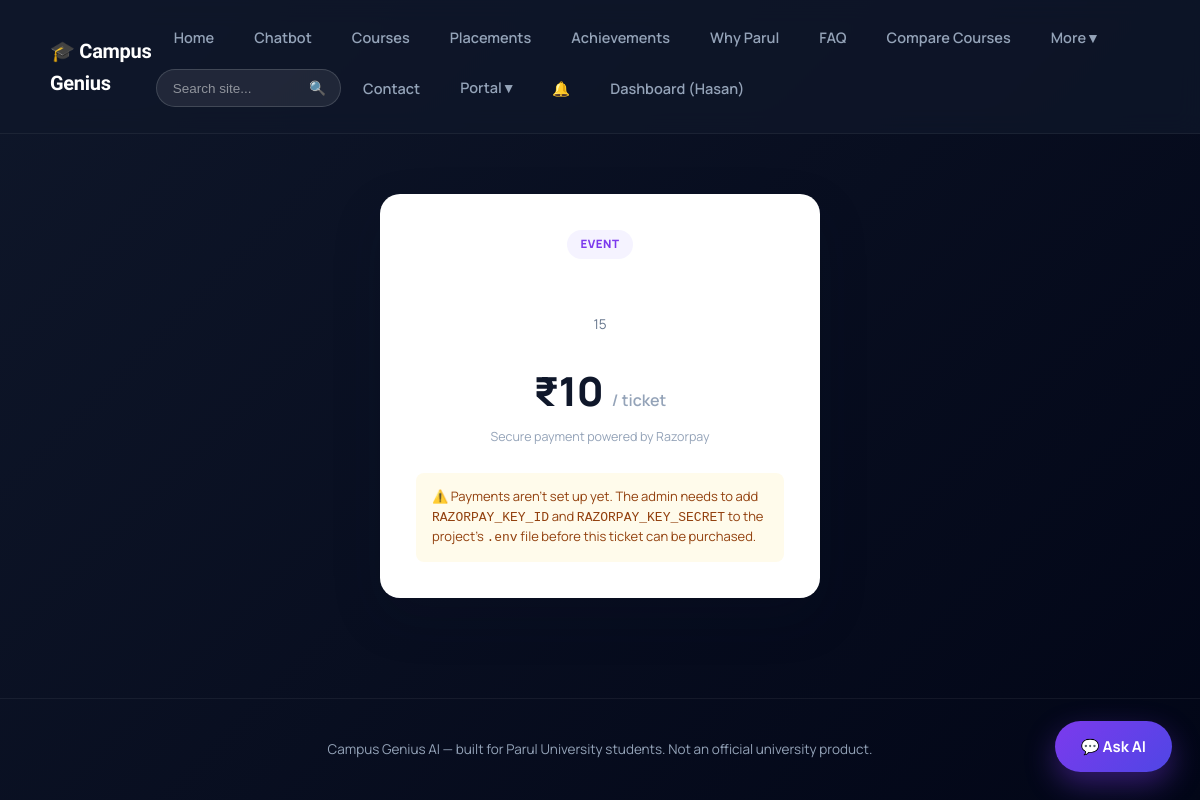
Page /portal/checkout/1 (signed in) on the committed database.
### tables this page shows
CREATE TABLE students (
            id INTEGER PRIMARY KEY AUTOINCREMENT,
            student_id TEXT UNIQUE NOT NULL,
            name TEXT NOT NULL,
            password_hash TEXT NOT NULL,
            course TEXT,
            created_at TIMESTAMP DEFAULT CURRENT_TIMESTAMP
        , security_question TEXT, security_answer_hash TEXT);

CREATE TABLE activities (
            id INTEGER PRIMARY KEY AUTOINCREMENT,
            kind TEXT NOT NULL,               -- 'event' | 'course' | 'facility'
            title TEXT NOT NULL,
            description TEXT,
            schedule_text TEXT,               -- e.g. "12 Aug, 6:00 PM" or "Mon/Wed 7-8 AM"
            capacity INTEGER DEFAULT 0,        -- 0 = unlimited
            price INTEGER DEFAULT 0,           -- rupees, 0 = free (instant booking)
            created_at TIMESTAMP DEFAULT CURRENT_TIMESTAMP
        );

### backend/app.py (the view)
@app.route("/portal/checkout/<int:activity_id>")
@login_required
def portal_checkout(activity_id):
    activity = portal.get_activity(activity_id)
    if not activity or not activity["price"]:
        flash("This item doesn't require payment.")
        return redirect(url_for("dashboard"))
    info = ACTIVITY_PAGE_INFO[activity["kind"]]
    already_booked = activity_id in portal.get_student_booked_activity_ids(
        current_user.student_id, activity["kind"]
    )
    if already_booked:
        flash("You've already booked this.")
        return redirect(url_for(info["endpoint"]))
    return render_template(
        "portal_checkout.html",
        activity=activity,
        payments_configured=payments.is_configured()
    )

### backend/app.py (called while the page is built, shortened)
@app.after_request
def set_security_headers(response):
    response.headers["X-Content-Type-Options"] = "nosniff"
    response.headers["X-Frame-Options"] = "DENY"
    response.headers["Referrer-Policy"] = "strict-origin-when-cross-origin"
    if request.path.startswith("/static/"):
        response.headers["Cache-Control"] = "public, max-age=604800"  # 7 days
    return response

@app.context_processor
def inject_csrf_token():
    return {"csrf_token": lambda: security.generate_csrf_token(session)}

@app.before_request
def enforce_csrf():
    if request.method != "POST":
        return None

@login_manager.user_loader
def load_user(user_id):
    return get_student_by_id(user_id)

### backend/auth.py (called while the page is built)
def get_student_by_id(user_id):
    conn = get_connection()
    row = conn.execute(
        "SELECT * FROM students WHERE id = ?",
        (user_id,)
    ).fetchone()
    conn.close()
    return Student(row) if row else None

### backend/database.py (called while the page is built)
def get_connection():
    conn = sqlite3.connect(DB_PATH)
    conn.row_factory = sqlite3.Row
    return conn

### backend/payments.py (called while the page is built)
def is_configured():
    return bool(RAZORPAY_KEY_ID and RAZORPAY_KEY_SECRET)

### backend/portal.py (called while the page is built)
def get_activity(activity_id):
    conn = get_connection()
    row = conn.execute(
        "SELECT * FROM activities WHERE id = ?", (activity_id,)
    ).fetchone()
    conn.close()
    return dict(row) if row else None

def get_student_booked_activity_ids(student_id, kind):
    conn = get_connection()
    rows = conn.execute(
        """
        SELECT ab.activity_id FROM activity_bookings ab
        JOIN activities a ON a.id = ab.activity_id
        WHERE ab.student_id = ? AND a.kind = ?
        """,
        (student_id, kind)
    ).fetchall()
    conn.close()
    return {r["activity_id"] for r in rows}

### backend/security.py (called while the page is built)
def generate_csrf_token(session):
    if "_csrf_token" not in session:
        session["_csrf_token"] = secrets.token_hex(16)
    return session["_csrf_token"]

### templates/portal_checkout.html (shortened to what this page needs)
{% extends "base.html" %}
{% block content %}
<link rel="stylesheet" href="{{ url_for('static', filename='css/portal.css') }}">
<div class="checkout-wrap">
    <div class="checkout-card">
        <span class="kind-tag">{{ activity.kind }}</span>
        <h2>{{ activity.title }}</h2>
        <div class="schedule">{{ activity.schedule_text }}</div>
        <div class="checkout-amount">₹{{ activity.price }} <span>/ ticket</span></div>
        <div class="checkout-note">Secure payment powered by Razorpay</div>
        {% if payments_configured %}
        <button class="pay-btn" id="payBtn" onclick="startPayment()">Pay ₹{{ activity.price }} & Book</button>
        <div class="checkout-error" id="checkoutError"></div>
        <div class="secure-note">🔒 Test mode — no real money will be charged.</div>
        {% else %}
        <div class="not-configured-box">
            ⚠️ Payments aren't set up yet. The admin needs to add <code>RAZORPAY_KEY_ID</code> and
            <code>RAZORPAY_KEY_SECRET</code> to the project's <code>.env</code> file before this ticket can be purchased.
        </div>
        {% endif %}
    </div>
</div>
{% endblock %}

### templates/base.html (shortened to what this page needs)
<!DOCTYPE html>
<html lang="en">
<head>
<link rel="stylesheet" href="/static/css/style.css">
</head>
<body>
<div class="navbar">
<div class="brand">
🎓 Campus Genius
</div>
<div class="nav-links">
<a href="/visitor">Home</a>
<a href="/chatbot">Chatbot</a>
<a href="/courses">Courses</a>
<a href="/placements">Placements</a>
<a href="/achievements">Achievements</a>
<a href="/why">Why Parul</a>
<a href="/faq">FAQ</a>
<a href="/compare">Compare Courses</a>
<div class="nav-dropdown" tabindex="0">
<a href="javascript:void(0)">More ▾</a>
</div>
<form class="nav-search" action="{{ url_for('search') }}" method="GET" role="search">
<input type="text" name="q" placeholder="Search site..." aria-label="Search">
<button type="submit" aria-label="Search">🔍</button>
</form>
<a href="/contact">Contact</a>
{% if current_user.is_authenticated %}
  <div class="nav-dropdown" tabindex="0">
  <a href="javascript:void(0)">Portal ▾</a>
  </div>
  <a href="{{ url_for('portal_notifications') }}" style="position:relative;">
    🔔<span id="notifBadge" style="display:none;position:absolute;top:0;right:-2px;background:#ef4444;color:white;border-radius:50%;font-size:10px;width:16px;height:16px;line-height:16px;text-align:center;">0</span>
  </a>
  <a href="{{ url_for('dashboard') }}">Dashboard ({{ current_user.name }})</a>
{% else %}
  <a href="{{ url_for('login') }}">Student Login</a>
{% endif %}
</div>
</div>
<div class="container">
{% block content %}
{% endblock %}
</div>
<footer class="site-footer">
    Campus Genius AI — built for Parul University students. Not an official university product.
</footer>
<button class="ask-ai" onclick="location.href='/chatbot'">
💬 Ask AI
</button>
</body>
</html>

### static/css/style.css (style rules this page uses)
.container { max-width: none; padding: 0; }
body { font-family: 'Inter', system-ui, -apple-system, sans-serif; color: #1e293b; line-height: 1.6; }

### templates/base.html (style rules this page uses)
:root { --brand-primary: #7c3aed; --brand-primary-dark: #6d28d9; --brand-secondary: #4f46e5; --brand-dark: #0f172a; --brand-darker: #020617; --text-light: #f1f5f9; --text-muted: #94a3b8; --font-display: 'Sora', system-ui, sans-serif; --font-body: 'Manrope', system-ui, sans-serif; }
* { box-sizing: border-box; }
body { margin: 0; font-family: var(--font-body); background: linear-gradient(135deg, var(--brand-dark), var(--brand-darker)); color: white; -webkit-font-smoothing: antialiased; }
h1, h2, h3, h4, .navbar b { font-family: var(--font-display); }
.navbar { display: flex; justify-content: space-between; align-items: center; padding: 18px 50px; background: rgba(15, 23, 42, 0.75); backdrop-filter: blur(12px); position: sticky; top: 0; z-index: 100; border-bottom: 1px solid rgba(255, 255, 255, 0.06); }
.navbar .brand { font-family: var(--font-display); font-weight: 800; font-size: 20px; letter-spacing: -0.3px; display: flex; align-items: center; gap: 8px; }
.nav-links { display: flex; align-items: center; flex-wrap: wrap; gap: 4px; }
.navbar a { color: var(--text-muted); text-decoration: none; margin: 0 4px; font-weight: 600; font-size: 14.5px; padding: 8px 14px; border-radius: 8px; transition: all 0.2s ease; }
.nav-dropdown { position: relative; }
.container { padding: 0; }
.ask-ai { position: fixed; bottom: 28px; right: 28px; background: linear-gradient(135deg, var(--brand-primary), var(--brand-secondary)); color: white; border: none; padding: 15px 26px; border-radius: 50px; font-size: 15px; font-weight: 700; font-family: var(--font-body); cursor: pointer; box-shadow: 0 12px 30px rgba(124, 58, 237, 0.4); transition: transform 0.25s ease, box-shadow 0.25s ease; z-index: 90; }
footer.site-footer { padding: 40px 8%; text-align: center; color: var(--text-muted); font-size: 13.5px; border-top: 1px solid rgba(255, 255, 255, 0.06); }
.nav-search { display: flex; align-items: center; background: rgba(255,255,255,0.08); border: 1px solid rgba(255,255,255,0.15); border-radius: 20px; padding: 6px 6px 6px 14px; margin: 8px 0; }
.nav-search input { background: none; border: none; outline: none; color: white; font-size: 13.5px; width: 130px; }
.nav-search input::placeholder { color: rgba(255,255,255,0.5); }
.nav-search button { background: none; border: none; color: white; cursor: pointer; font-size: 14px; padding: 4px 8px; }

### templates/portal_checkout.html (style rules this page uses)
.checkout-wrap { max-width: 480px; margin: 60px auto 100px; padding: 0 20px; }
.checkout-card { background: white; border-radius: 20px; box-shadow: 0 20px 50px rgba(15, 23, 42, 0.15); padding: 36px; text-align: center; }
.checkout-card .kind-tag { display: inline-block; background: #f5f3ff; color: #7c3aed; font-size: 11.5px; font-weight: 800; letter-spacing: 0.5px; text-transform: uppercase; padding: 5px 14px; border-radius: 20px; margin-bottom: 14px; }
.checkout-card h2 { margin: 0 0 6px; font-size: 22px; }
.checkout-card .schedule { color: #64748b; font-size: 13.5px; margin-bottom: 24px; }
.checkout-amount { font-size: 40px; font-weight: 800; color: #0f172a; margin-bottom: 4px; }
.checkout-amount span { font-size: 16px; color: #94a3b8; font-weight: 600; }
.checkout-note { color: #94a3b8; font-size: 12.5px; margin-bottom: 26px; }
.not-configured-box { margin-top: 16px; padding: 14px 16px; background: #fffbeb; color: #92400e; border-radius: 8px; font-size: 13px; text-align: left; line-height: 1.5; }

### rows in the picture
students: name "Hasan"
activities: kind "EVENT", schedule_text "15", price "10"
